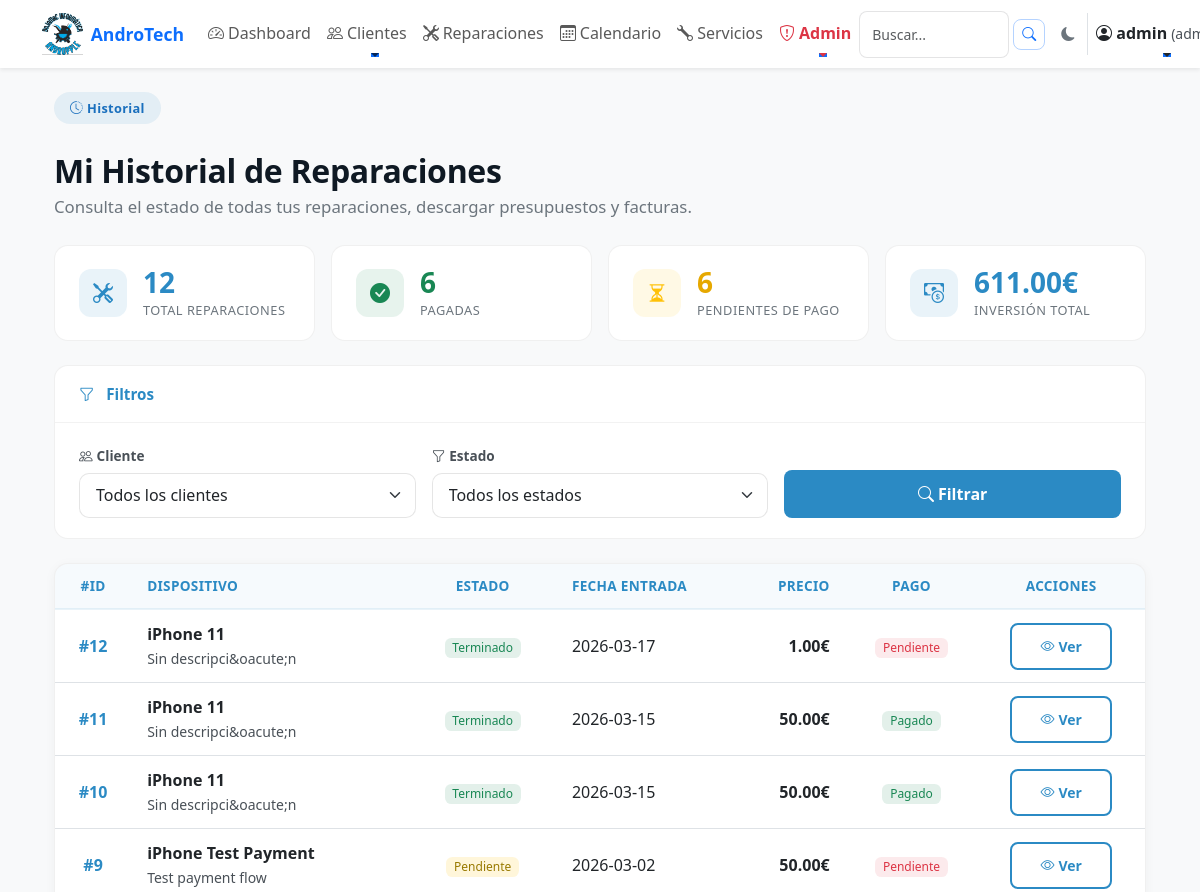
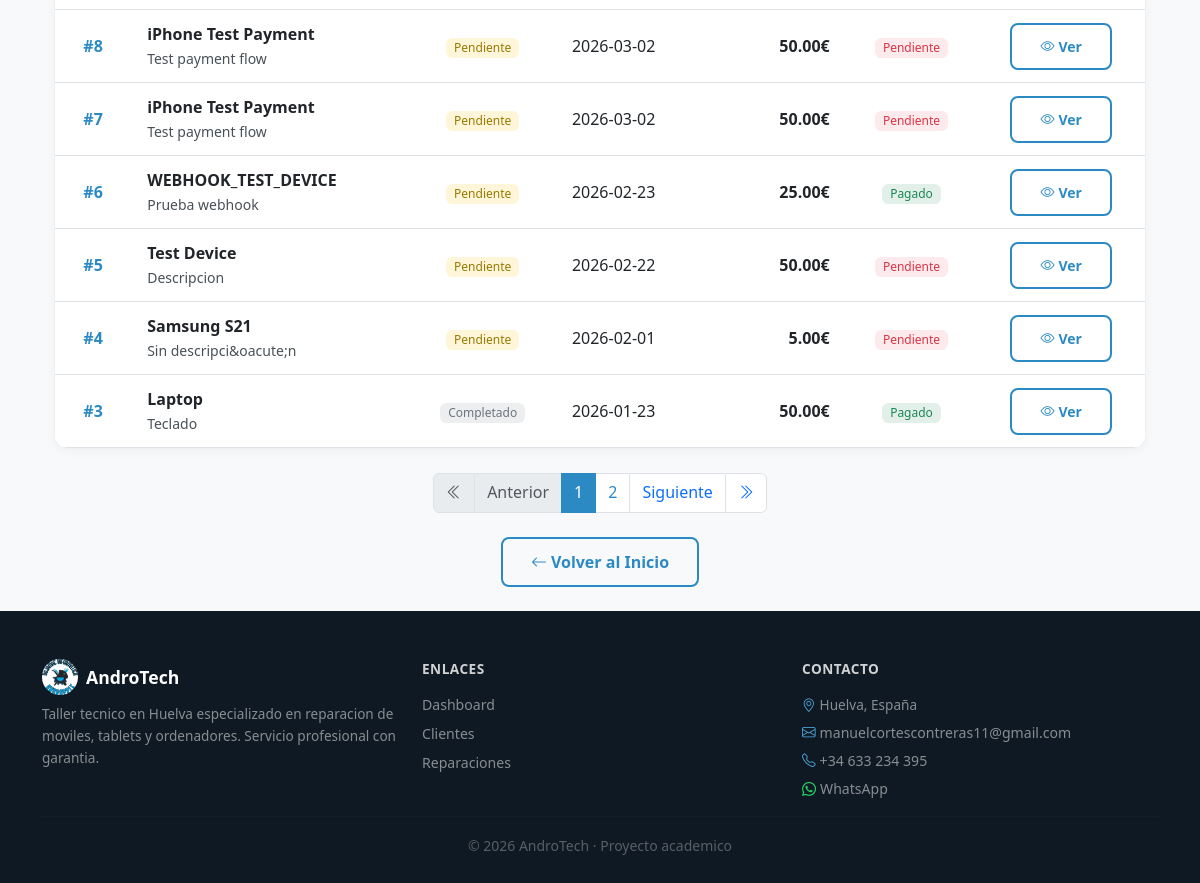
/cliente/historial (signed in), run on an earlier commit of the app's database (2 pictures, top to bottom).
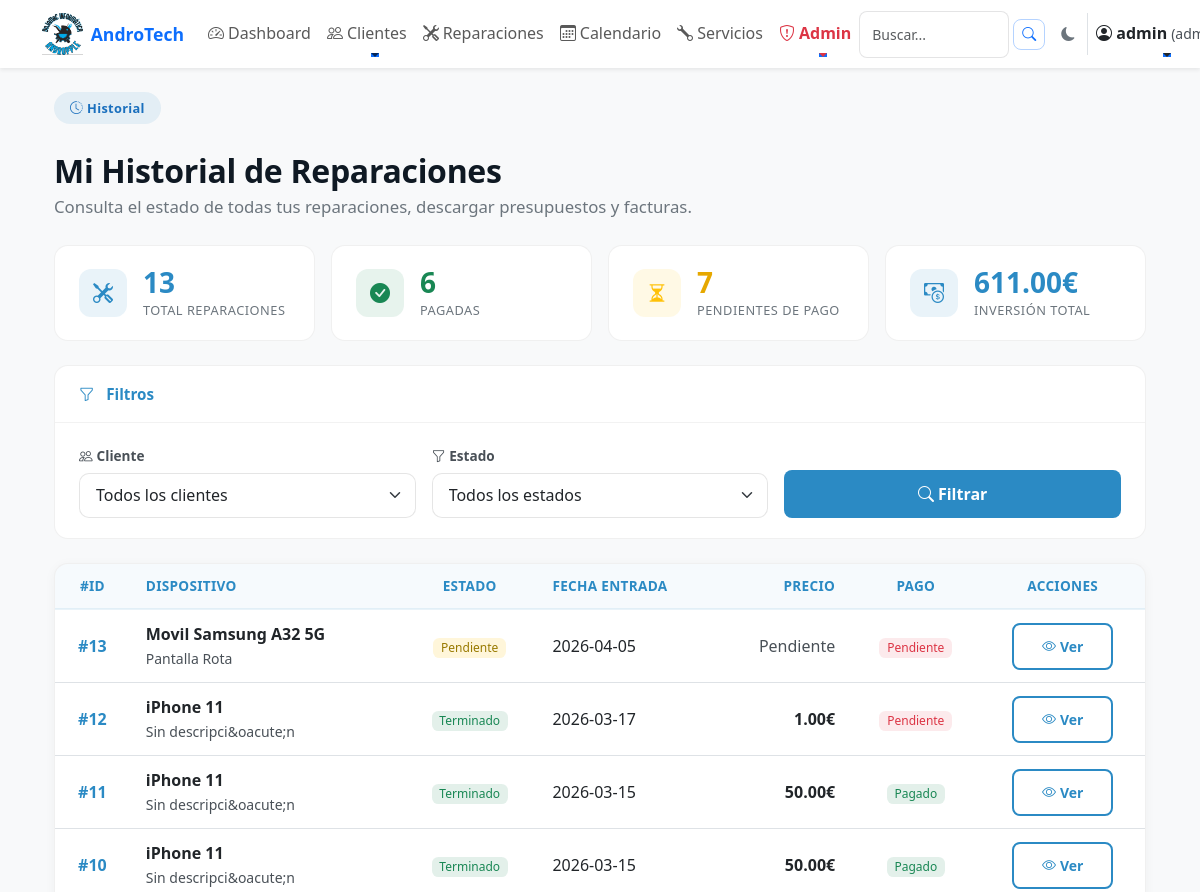
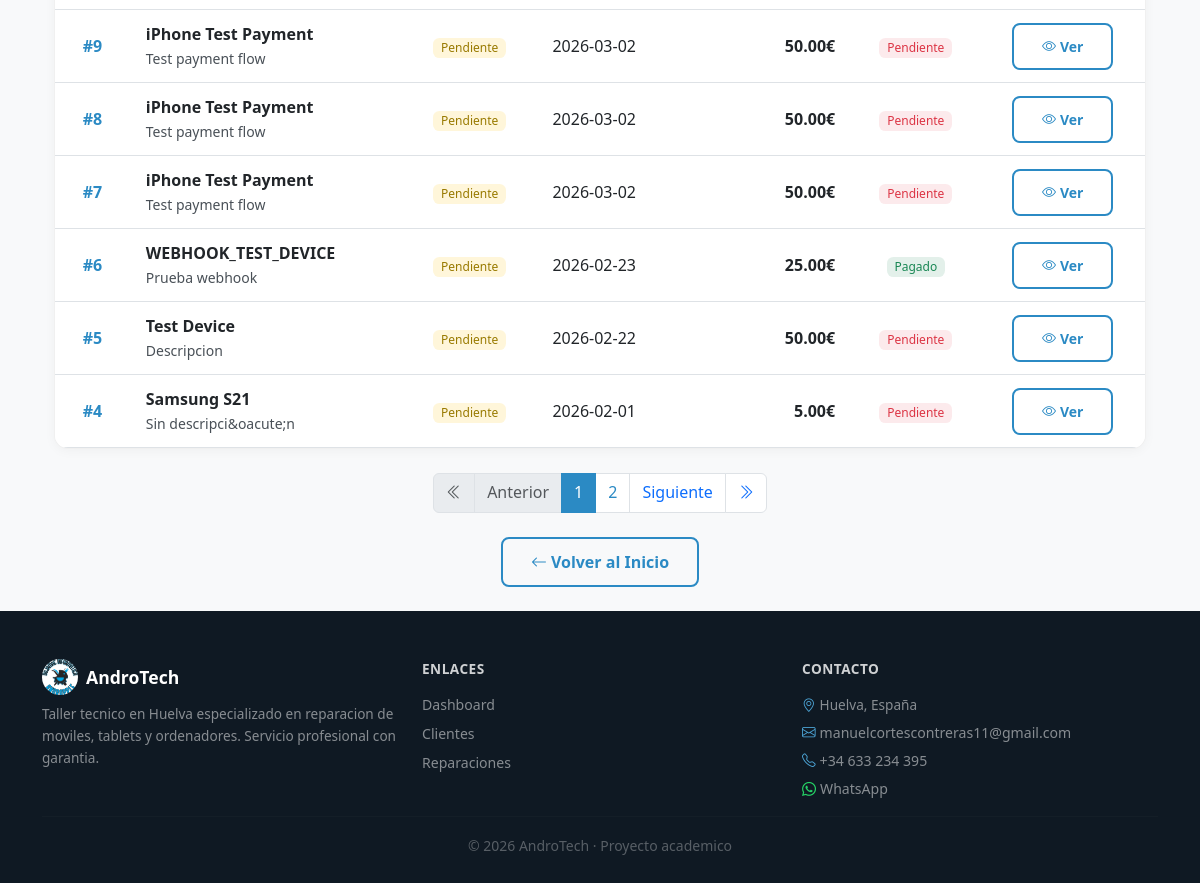
And on a later commit of the database (2 pictures, top to bottom).
### tables this page shows
CREATE TABLE reparaciones (
    id INTEGER PRIMARY KEY AUTOINCREMENT,
    cliente_id INTEGER,
    dispositivo TEXT NOT NULL,
    descripcion TEXT,
    estado TEXT DEFAULT 'Pendiente',
    fecha_entrada TEXT,
    fecha_salida TEXT,
    precio REAL,
    tipo_documento TEXT DEFAULT 'presupuesto',
    estado_pago TEXT DEFAULT 'Pendiente',
    fecha_pago TEXT,
    metodo_pago TEXT, firma TEXT,
    FOREIGN KEY (cliente_id) REFERENCES clientes(id)
);

### app.py (the view)
@app.route("/cliente/historial")
@login_required
@permiso_requerido('clientes_historial')
def historial_cliente():
    conn = get_db()
    total_reparaciones = conn.execute("SELECT COUNT(*) FROM reparaciones").fetchone()[0]
    pagadas = conn.execute("SELECT COUNT(*) FROM reparaciones WHERE estado_pago = 'Pagado'").fetchone()[0]
    pendientes = conn.execute("SELECT COUNT(*) FROM reparaciones WHERE estado_pago != 'Pagado'").fetchone()[0]
    total_invertido = conn.execute("SELECT IFNULL(SUM(precio), 0) FROM reparaciones WHERE precio IS NOT NULL").fetchone()[0]
    promedio_precio = conn.execute("SELECT IFNULL(AVG(precio), 0) FROM reparaciones WHERE precio IS NOT NULL").fetchone()[0]
    total_completadas = conn.execute("SELECT COUNT(*) FROM reparaciones WHERE estado = 'Terminado' OR estado = 'Entregado'").fetchone()[0]
    estado_filtro = request.args.get('estado', '').strip()
    cliente_filtro = request.args.get('cliente_id', '').strip()
    try:
        page = int(request.args.get('page', 1))
        if page < 1:
            page = 1
    except ValueError:
        page = 1
    per_page = 10
    offset = (page - 1) * per_page
    base_sql = "SELECT reparaciones.*, clientes.nombre AS cliente FROM reparaciones LEFT JOIN clientes ON clientes.id = reparaciones.cliente_id"
    where = []
    params = []
    if estado_filtro:
        where.append("reparaciones.estado = ?")
        params.append(estado_filtro)
    if cliente_filtro:
        where.append("reparaciones.cliente_id = ?")
        params.append(cliente_filtro)
    where_clause = (" WHERE " + " AND ".join(where)) if where else ""
    total_count = conn.execute("SELECT COUNT(*) FROM reparaciones" + where_clause, params).fetchone()[0]
    total_pages = (total_count + per_page - 1) // per_page if total_count > 0 else 1
    reparaciones_rows = conn.execute(base_sql + where_clause + " ORDER BY reparaciones.id DESC LIMIT ? OFFSET ?", params + [per_page, offset]).fetchall()
    reparaciones = [dict(r) for r in reparaciones_rows]
    reparaciones_enriquecidas = []
    for r in reparaciones:
        ultima_actualizacion = conn.execute(
            "SELECT fecha_cambio FROM reparaciones_historial WHERE reparacion_id = ? ORDER BY fecha_cambio DESC LIMIT 1",
            (r['id'],)
        ).fetchone()
        r['ultima_actualizacion'] = ultima_actualizacion['fecha_cambio'] if ultima_actualizacion else None
        reparaciones_enriquecidas.append(r)
    estados = conn.execute("SELECT DISTINCT estado FROM reparaciones ORDER BY estado").fetchall()
    clientes = conn.execute("SELECT id, nombre FROM clientes ORDER BY nombre").fetchall()
    conn.close()
    stats = {
        'total_reparaciones': total_reparaciones,
        'pagadas': pagadas,
        'pendientes': pendientes,
        'total_invertido': total_invertido or 0,
        'promedio_precio': promedio_precio or 0,
        'total_completadas': total_completadas,
    }
    return render_template('historial_cliente.html', reparaciones=reparaciones_enriquecidas, stats=stats, estados=estados, clientes=clientes, estado_filtro=estado_filtro, cliente_filtro=cliente_filtro, page=page, total_pages=total_pages)

### app.py (called while the page is built)
@app.before_request
def make_session_permanent():
    session.permanent = True

@app.after_request
def add_security_headers(response):
    response.headers['X-Frame-Options'] = 'SAMEORIGIN'
    response.headers['X-Content-Type-Options'] = 'nosniff'
    response.headers['Referrer-Policy'] = 'strict-origin-when-cross-origin'
    return response

@app.before_request
def ensure_csrf_token():
    if 'csrf_token' not in session:
        session['csrf_token'] = secrets.token_urlsafe(16)

@app.context_processor
def inject_csrf_token():
    return dict(csrf_token=session.get('csrf_token'))

@app.context_processor
def inject_permisos():
    return dict(tiene_permiso=tiene_permiso)

### auth.py (called while the page is built)
def tiene_permiso(permiso):
    rol = session.get('rol', '')
    if rol == 'admin':
        return True
    permisos = session.get('permisos', [])
    return permiso in permisos

def login_required(f):
    @wraps(f)
    def decorated_function(*args, **kwargs):
        if 'usuario' not in session:
            flash('Debes iniciar sesion para acceder a esta pagina.', 'danger')
            return redirect(url_for('login'))
        return f(*args, **kwargs)
    return decorated_function

### templates/historial_cliente.html (shortened to what the changed rows need)
{% extends "base.html" %}
{% block content %}
<div class="container py-4">
    <div class="row mb-4 align-items-end">
        <div class="col">
            <h1 class="at-section-title mt-2 mb-1">Mi Historial de Reparaciones</h1>
        </div>
    </div>
    <div class="row g-3 mb-4">
        <div class="col-6 col-lg-3">
            <div class="at-dash-kpi">
                <div>
                    <div class="at-dash-kpi-value" style="color: #2B8AC4;">{{ stats.total_reparaciones }}</div>
                    <div class="at-dash-kpi-label">Total reparaciones</div>
                </div>
            </div>
        </div>
        <div class="col-6 col-lg-3">
            <div class="at-dash-kpi">
                <div>
                    <div class="at-dash-kpi-value" style="color: #e6a800;">{{ stats.pendientes }}</div>
                    <div class="at-dash-kpi-label">Pendientes de pago</div>
                </div>
            </div>
        </div>
    </div>
    {% if not reparaciones %}
    <div class="at-empty-state">
        <i class="bi bi-inbox"></i>
        <h5>No hay reparaciones en tu historial</h5>
        <p>Cuando lleves un dispositivo a reparar, aparecer&aacute; aqu&iacute; el historial completo.</p>
    </div>
    {% else %}
    <div class="at-admin-card mb-4">
        <div class="table-responsive">
            <table class="at-admin-table table table-hover mb-0">
                <thead>
                    <tr>
                        <th class="text-center">#ID</th>
                        <th>Dispositivo</th>
                        <th class="text-center">Estado</th>
                        <th>Fecha Entrada</th>
                        <th class="text-end">Precio</th>
                        <th class="text-center">Pago</th>
                        <th class="text-center">Acciones</th>
                    </tr>
                </thead>
                <tbody>
                    {% for rep in reparaciones %}
                    <tr class="align-middle">
                        <td class="text-center fw-semibold" style="color:#2B8AC4;">#{{ rep.id }}</td>
                        <td>
                            <div class="fw-semibold">{{ rep.dispositivo }}</div>
                            <small class="text-muted">{{ rep.descripcion[:50] if rep.descripcion else 'Sin descripci&oacute;n' }}</small>
                        </td>
                        <td class="text-center">
                            {% if rep.estado == 'Pendiente' %}
                                <span class="badge" style="background:rgba(255,193,7,.15);color:#997a00;">{{ rep.estado }}</span>
                            {% elif rep.estado == 'En proceso' %}
                                <span class="badge" style="background:rgba(43,138,196,.12);color:#2B8AC4;">{{ rep.estado }}</span>
                            {% elif rep.estado in ['Terminado', 'Entregado'] %}
                                <span class="badge" style="background:rgba(25,135,84,.12);color:#198754;">{{ rep.estado }}</span>
                            {% else %}
                                <span class="badge" style="background:rgba(108,117,125,.12);color:#6c757d;">{{ rep.estado }}</span>
                            {% endif %}
                        </td>
                        <td>{{ rep.fecha_entrada }}</td>
                        <td class="text-end fw-semibold">
                            {% if rep.precio %}
                                {{ "%.2f"|format(rep.precio) }}&euro;
                            {% else %}
                                <span class="text-muted">Pendiente</span>
                            {% endif %}
                        </td>
                        <td class="text-center">
                            {% if rep.estado_pago == 'Pagado' %}
                                <span class="badge" style="background:rgba(25,135,84,.12);color:#198754;">Pagado</span>
                            {% else %}
                                <span class="badge" style="background:rgba(220,53,69,.1);color:#dc3545;">Pendiente</span>
                            {% endif %}
                        </td>
                        <td class="text-center">
                            <button type="button"
                                    class="at-btn-outline btn btn-sm"
                                    data-bs-toggle="modal"
                                    data-bs-target="#detallesModal{{ rep.id }}">
                                <i class="bi bi-eye me-1"></i>Ver
                            </button>
                        </td>
                    </tr>
                    {% endfor %}
                </tbody>
            </table>
        </div>
    </div>
    {% if total_pages > 1 %}
    <nav aria-label="Paginaci&oacute;n" class="mt-4">
        <ul class="pagination justify-content-center">
            {% for i in range(1, total_pages + 1) %}
                {% if i == page %}
                    <li class="page-item active">
                        <span class="page-link" style="background:#2B8AC4;border-color:#2B8AC4;">{{ i }}</span>
                    </li>
                {% else %}
                    <li class="page-item">
                        <a class="page-link" style="color:#2B8AC4;" href="?page={{ i }}{% if cliente_filtro %}&cliente_id={{ cliente_filtro }}{% endif %}{% if estado_filtro %}&estado={{ estado_filtro }}{% endif %}">{{ i }}</a>
                    </li>
                {% endif %}
            {% endfor %}
        </ul>
    </nav>
    {% endif %}
    {% endif %}
</div>
{% endblock %}

What changed in the data, as far as the page shows it:
no longer on this page (row unchanged): reparaciones: id "3", dispositivo "Laptop", descripcion "Teclado", estado "Completado", fecha_entrada "2026-01-23", precio "50.00", estado_pago "Pagado"
added reparaciones: id "13", dispositivo "Movil Samsung A32 5G", descripcion "Pantalla Rota", estado "Pendiente", fecha_entrada "2026-04-05", estado_pago "Pendiente"
Also different on the page:
{{ stats.total_reparaciones }}: "12" → "13"
{{ stats.pendientes }}: "6" → "7"
